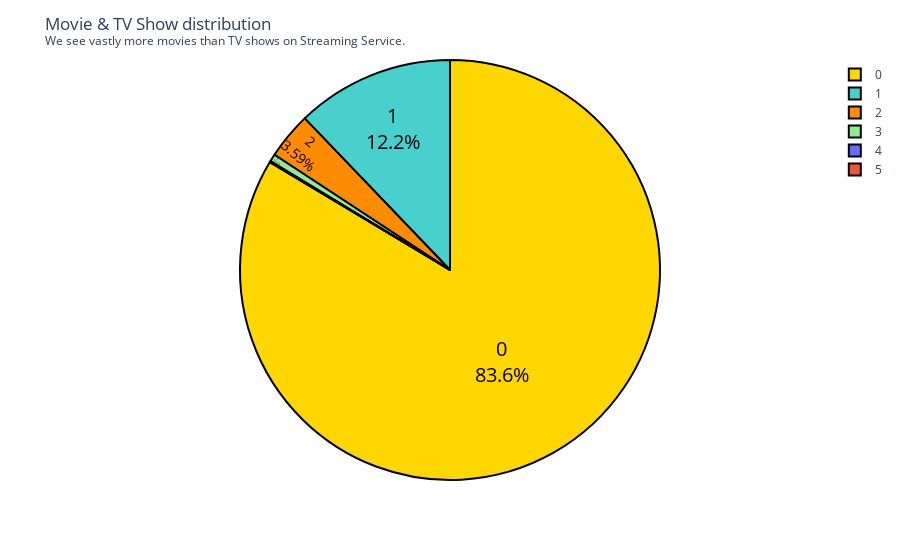

Notebook source saved alongside this figure:
### Code cell
order = pd.DataFrame(df.groupby('gender')['count'].sum().sort_values(ascending=False).reset_index())
gender_order = list(order['gender'])

fig = px.pie(order, values='count', names=order.index)
colors = ['gold', 'mediumturquoise', 'darkorange', 'lightgreen']
fig.update_traces(textposition='inside', textinfo='percent+label', textfont_color='#000000', textfont_size=20, marker=dict(colors=colors, line=dict(color='#000000', width=2)))
fig.update_layout(title_text='Movie & TV Show distribution<br><sup>We see vastly more movies than TV shows on Streaming Service.</sup>')
fig.show()

### Figure 1 — Plotly figure (JSON) as saved in the notebook; plotly's stock layout.template omitted (floating-point values rounded to 4 significant figures)
{"data": [{"domain": {"x": [0, 1], "y": [0, 1]}, "hovertemplate": "index=%{label}<br>count=%{value}<extra></extra>", "labels": [0, 1, 2, 3, 4, 5], "legendgroup": "", "marker": {"colors": ["gold", "mediumturquoise", "darkorange", "lightgreen"], "line": {"color": "#000000", "width": 2}}, "name": "", "showlegend": true, "textfont": {"color": "#000000", "size": 20}, "textinfo": "percent+label", "textposition": "inside", "type": "pie", "values": [5954, 866, 256, 41, 4, 2]}], "layout": {"legend": {"tracegroupgap": 0}, "margin": {"t": 60}, "title": {"text": "Movie & TV Show distribution<br><sup>We see vastly more movies than TV shows on Streaming Service.</sup>"}}}
